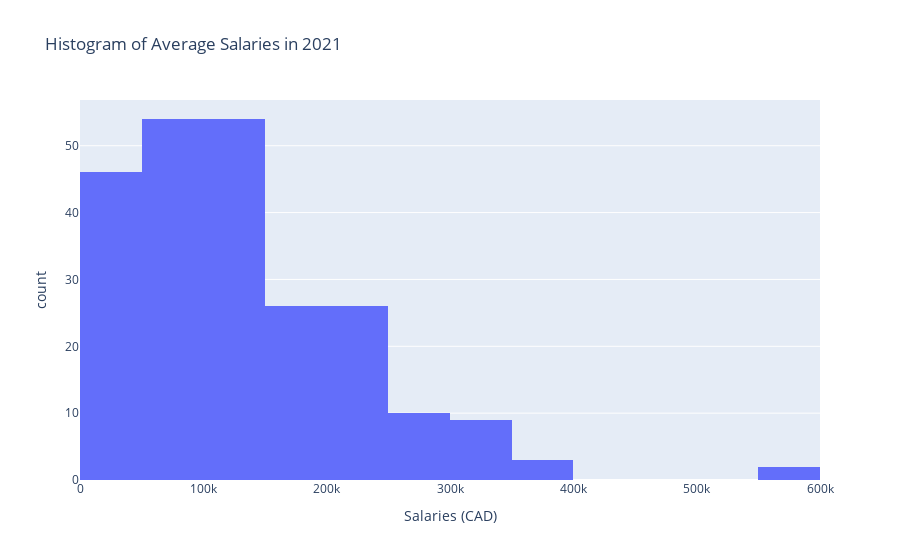
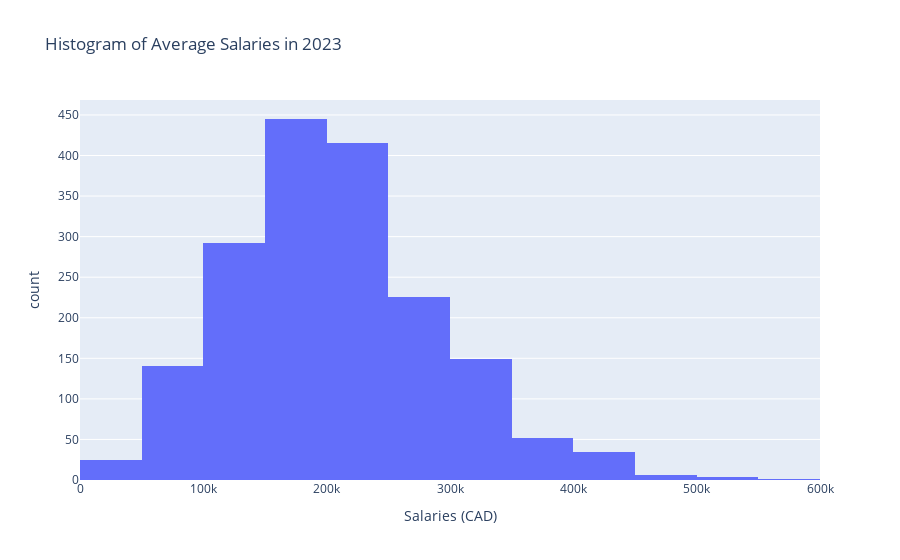

The cell these charts' notebook holds for them, in order:
### Markdown cell above
To evaluate how compensation changed over time, salary distributions from 2021 and 2023 were compared using histograms with identical bin ranges. Using consistent bins allows meaningful comparison of distribution shape and central tendency.

### Code cell
# Write your code here
salaries_2021 = updated_salaries.loc[updated_salaries['work_year'] == 2021]
salaries_2023 = updated_salaries.loc[updated_salaries['work_year'] == 2023]

salaries_2021_hist = px.histogram(
    salaries_2021,
    x="salary_in_cad",
    nbins=20,
    title='Histogram of Average Salaries in 2021',
    labels={'salary_in_cad': 'Salaries (CAD)', 'count': 'Frequency'}
)
salaries_2021_hist.show()

salaries_2023_hist = px.histogram(
    salaries_2023,
    x="salary_in_cad",
    nbins=20,
    title='Histogram of Average Salaries in 2023',
    labels={'salary_in_cad': 'Salaries (CAD)', 'count': 'Frequency'}
)
salaries_2023_hist.show()

### Figure 1 — Plotly figure (JSON) as saved in the notebook; plotly's stock layout.template omitted (floating-point values rounded to 4 significant figures; data arrays with more than 128 entries replaced by an {"elided": "..."} marker saying what was removed)
{"data": [{"bingroup": "x", "hovertemplate": "Salaries (CAD)=%{x}<br>count=%{y}<extra></extra>", "legendgroup": "", "marker": {"color": "#636efa", "pattern": {"shape": ""}}, "name": "", "nbinsx": 20, "orientation": "v", "showlegend": false, "type": "histogram", "x": {"elided": "230 float values"}, "xaxis": "x", "yaxis": "y"}], "layout": {"barmode": "relative", "legend": {"tracegroupgap": 0}, "title": {"text": "Histogram of Average Salaries in 2021"}, "xaxis": {"anchor": "y", "domain": [0, 1], "title": {"text": "Salaries (CAD)"}}, "yaxis": {"anchor": "x", "domain": [0, 1], "title": {"text": "count"}}}}

### Figure 2 — Plotly figure (JSON) as saved in the notebook; plotly's stock layout.template omitted (floating-point values rounded to 4 significant figures; data arrays with more than 128 entries replaced by an {"elided": "..."} marker saying what was removed)
{"data": [{"bingroup": "x", "hovertemplate": "Salaries (CAD)=%{x}<br>count=%{y}<extra></extra>", "legendgroup": "", "marker": {"color": "#636efa", "pattern": {"shape": ""}}, "name": "", "nbinsx": 20, "orientation": "v", "showlegend": false, "type": "histogram", "x": {"elided": "1789 float values"}, "xaxis": "x", "yaxis": "y"}], "layout": {"barmode": "relative", "legend": {"tracegroupgap": 0}, "title": {"text": "Histogram of Average Salaries in 2023"}, "xaxis": {"anchor": "y", "domain": [0, 1], "title": {"text": "Salaries (CAD)"}}, "yaxis": {"anchor": "x", "domain": [0, 1], "title": {"text": "count"}}}}
